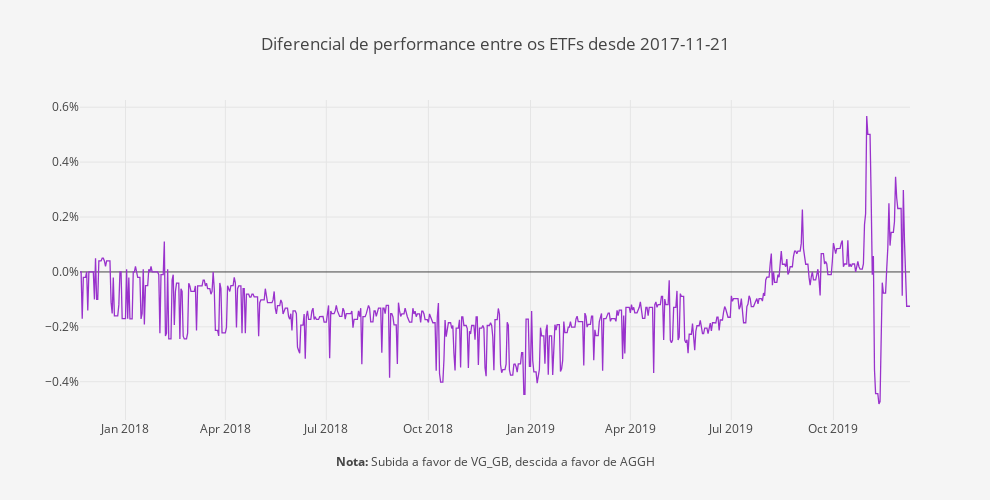

The notebook cell saved with this chart:
### Code cell
layout = go.Layout(
    title='Diferencial de performance entre os ETFs desde ' + Begin,
    plot_bgcolor='#f5f5f5',
    paper_bgcolor='#f5f5f5',
    width=990,
    height=500,
    xaxis=dict(
        title='<b>Nota:</b> Subida a favor de ' + fundos.columns[0] + ', descida a favor de ' + fundos.columns[1],
        showgrid=True,
        titlefont=dict(size=12),
    ),
    yaxis=dict(
        title='',
        showgrid=True,
        zeroline=True, # Adicionar ou não a zero line
        tickformat=".1%" # tickformat=".2%" se quiseres mais casas decimais
    ))

trace0 = go.Scatter(
    x = fundos.index,
    y = (round(((fundos.iloc[:, 0]/fundos.iloc[:, 1])- 1), 5)),
    name = 'Portfolio',
    line = dict(
        color = 'darkorchid',
        width = 1.3)
)

data = [trace0]
        
fig = go.Figure(data=data, layout=layout)
py.iplot(fig)

### Figure 1 — Plotly figure (JSON) as saved in the notebook; plotly's stock layout.template omitted (floating-point values rounded to 4 significant figures; data arrays with more than 128 entries replaced by an {"elided": "..."} marker saying what was removed)
{"data": [{"line": {"color": "darkorchid", "width": 1.3}, "name": "Portfolio", "type": "scatter", "uid": "abad618d-e528-44e2-8e2e-88dd7493c431", "x": {"elided": "749 str values"}, "y": {"elided": "749 float values"}}], "layout": {"height": 500, "paper_bgcolor": "#f5f5f5", "plot_bgcolor": "#f5f5f5", "title": {"text": "Diferencial de performance entre os ETFs desde 2017-11-21"}, "width": 990, "xaxis": {"showgrid": true, "title": {"font": {"size": 12}, "text": "<b>Nota:</b> Subida a favor de VG_GB, descida a favor de AGGH"}}, "yaxis": {"showgrid": true, "tickformat": ".1%", "title": {"text": ""}, "zeroline": true}}}
